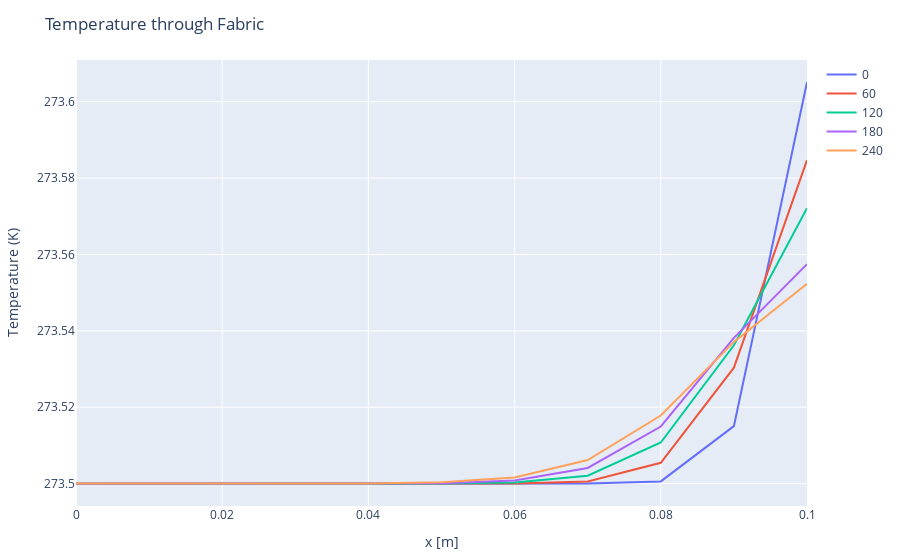

Notebook source saved alongside this figure:
### Code cell
traces = [PlotlyJS.scatter(x=x,  y=T_f[:, 4*i], mode="lines", name=time_val_arr[4*(i-1)+1]) for i in 1:5];
p3 = PlotlyJS.plot(traces, Layout(;title="Temperature through Fabric", showlegend=true, xaxis_title="x [m]", yaxis_title="Temperature (K)" ),  config=PlotConfig(scrollZoom=false));
p3

### Figure 1 — Plotly figure (JSON) as saved in the notebook; plotly's stock layout.template omitted (floating-point values rounded to 4 significant figures)
{"data": [{"mode": "lines", "name": 0, "type": "scatter", "x": [0, 0.01, 0.02, 0.03, 0.04, 0.05, 0.06, 0.07, 0.08, 0.09, 0.1], "y": [273.5, 273.5, 273.5, 273.5, 273.5, 273.5, 273.5, 273.5, 273.5, 273.5, 273.6]}, {"mode": "lines", "name": 60, "type": "scatter", "x": [0, 0.01, 0.02, 0.03, 0.04, 0.05, 0.06, 0.07, 0.08, 0.09, 0.1], "y": [273.5, 273.5, 273.5, 273.5, 273.5, 273.5, 273.5, 273.5, 273.5, 273.5, 273.6]}, {"mode": "lines", "name": 120, "type": "scatter", "x": [0, 0.01, 0.02, 0.03, 0.04, 0.05, 0.06, 0.07, 0.08, 0.09, 0.1], "y": [273.5, 273.5, 273.5, 273.5, 273.5, 273.5, 273.5, 273.5, 273.5, 273.5, 273.6]}, {"mode": "lines", "name": 180, "type": "scatter", "x": [0, 0.01, 0.02, 0.03, 0.04, 0.05, 0.06, 0.07, 0.08, 0.09, 0.1], "y": [273.5, 273.5, 273.5, 273.5, 273.5, 273.5, 273.5, 273.5, 273.5, 273.5, 273.6]}, {"mode": "lines", "name": 240, "type": "scatter", "x": [0, 0.01, 0.02, 0.03, 0.04, 0.05, 0.06, 0.07, 0.08, 0.09, 0.1], "y": [273.5, 273.5, 273.5, 273.5, 273.5, 273.5, 273.5, 273.5, 273.5, 273.5, 273.6]}], "layout": {"margin": {"b": 50, "l": 50, "r": 50, "t": 60}, "showlegend": true, "title": "Temperature through Fabric", "xaxis": {"title": {"text": "x [m]"}}, "yaxis": {"title": {"text": "Temperature (K)"}}}}
